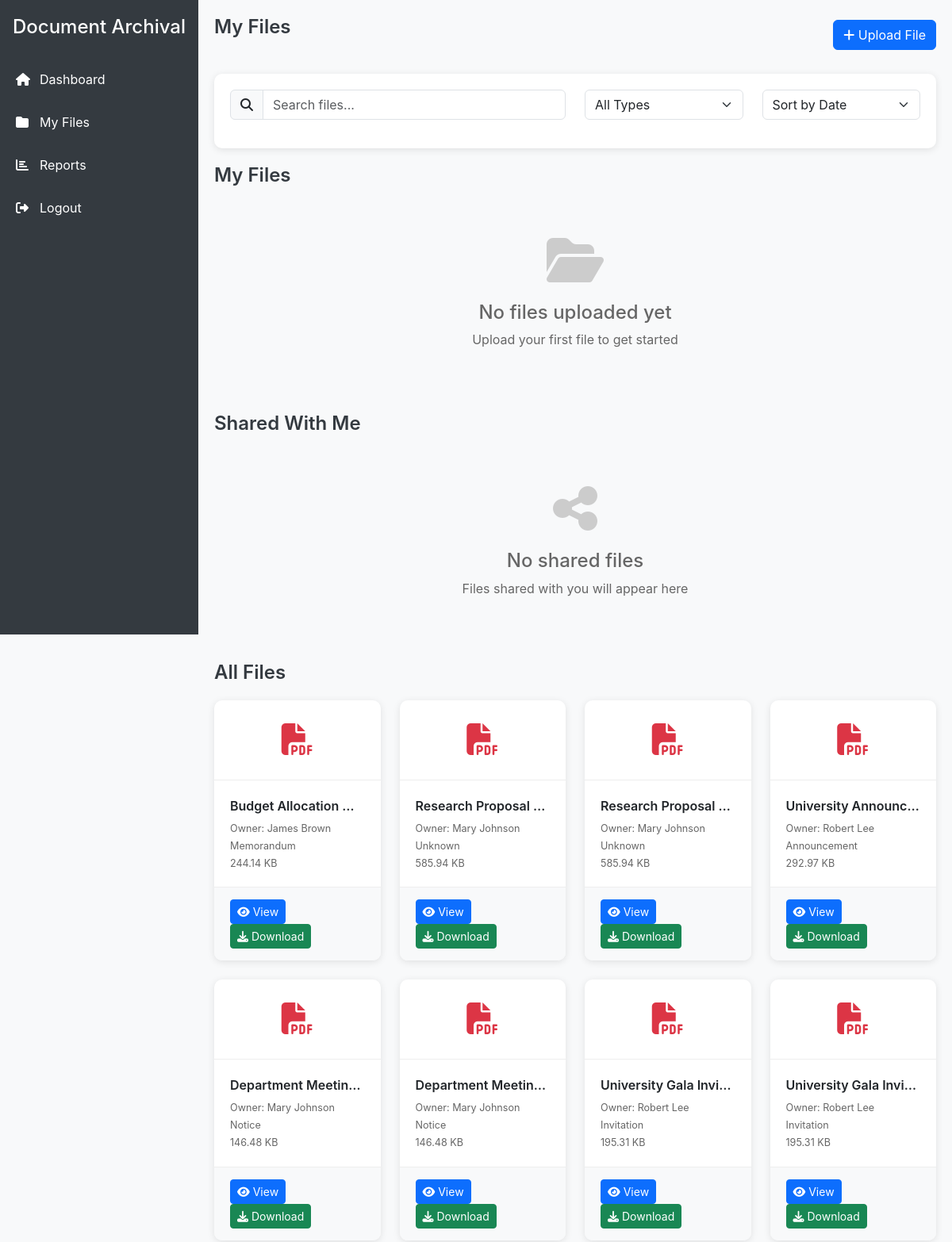
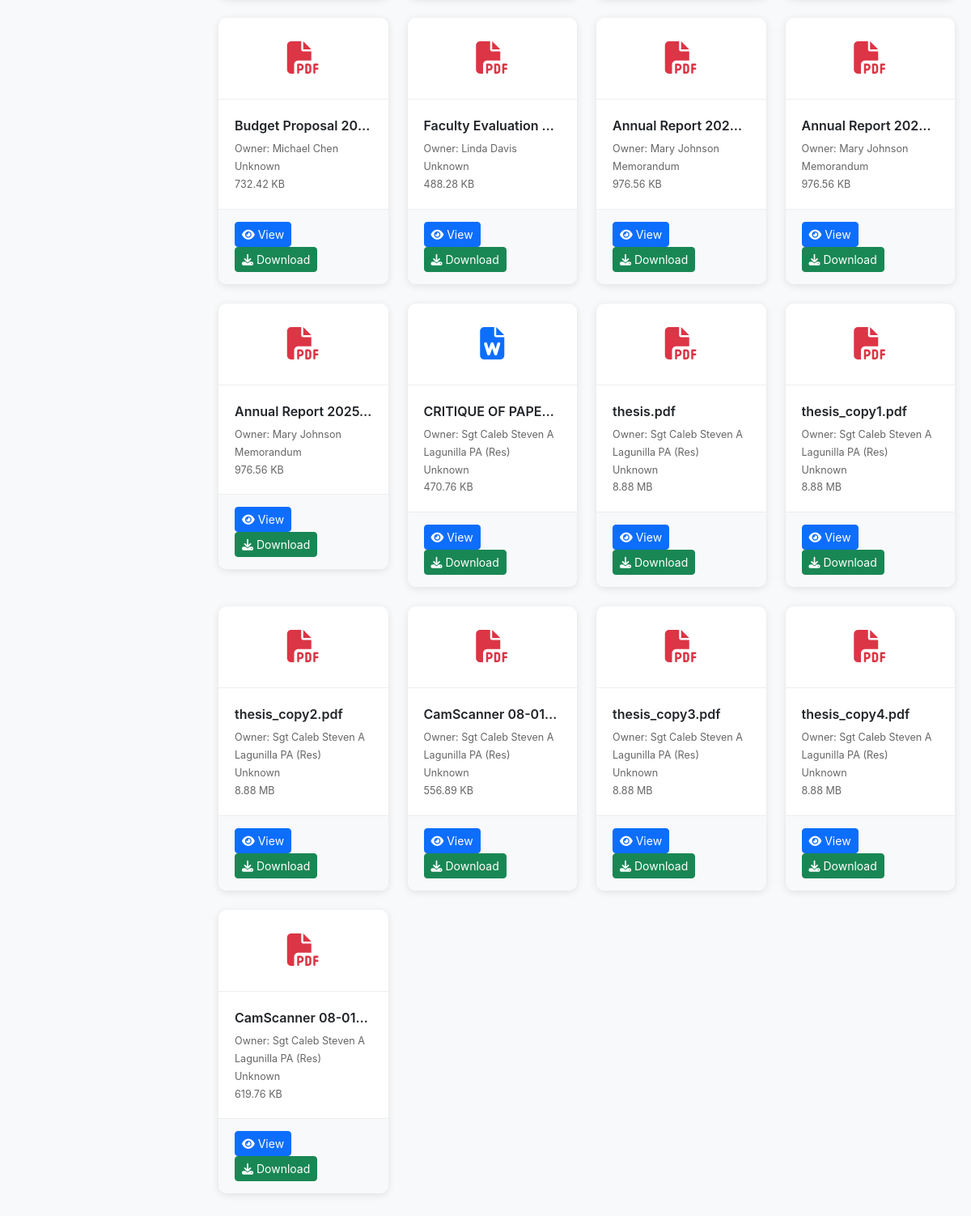
The app's page /dashboard_files.php (signed in) with its own data (2 pictures, top to bottom).
### tables this page shows
CREATE TABLE `files` (
  `file_id` int(11) NOT NULL AUTO_INCREMENT,
  `parent_file_id` int(11) DEFAULT NULL COMMENT 'Recursive reference to parent file (e.g., for versions or copies)',
  `file_name` varchar(255) NOT NULL COMMENT 'Name of the file',
  `meta_data` varchar(255) DEFAULT NULL COMMENT 'Optional metadata (e.g., description)',
  `user_id` int(11) NOT NULL COMMENT 'Uploader user ID',
  `upload_date` datetime DEFAULT NULL COMMENT 'File upload timestamp',
  `file_size` int(11) NOT NULL COMMENT 'File size in bytes',
  `file_type` enum('pdf','docx','txt') NOT NULL COMMENT 'File type (e.g., pdf, docx, txt)',
  `document_type_id` int(11) DEFAULT NULL COMMENT 'References document_types.document_type_id',
  `file_status` varchar(50) NOT NULL DEFAULT 'active' COMMENT 'Status (e.g., active, archived)',
  `physical_storage_path` varchar(100) DEFAULT NULL COMMENT 'Hierarchical storage path (e.g., C1/L1/B1/F1)',
  `storage_location` varchar(255) DEFAULT NULL COMMENT 'Physical location description (e.g., Archive Room 101)',
  `storage_capacity` int(11) DEFAULT NULL COMMENT 'Folder capacity (e.g., number of files)',
  `copy_type` varchar(50) DEFAULT NULL COMMENT 'Type of copy (e.g., copy, original)',
  `file_path` varchar(255) NOT NULL COMMENT 'File storage path',
  PRIMARY KEY (`file_id`),
  KEY `idx_parent_file` (`parent_file_id`),
  KEY `idx_user_id` (`user_id`),
  KEY `idx_document_type` (`document_type_id`),
  KEY `idx_physical_storage_path` (`physical_storage_path`),
  CONSTRAINT `fk_files_document_type` FOREIGN KEY (`document_type_id`) REFERENCES `document_types` (`document_type_id`) ON DELETE SET NULL,
  CONSTRAINT `fk_files_parent` FOREIGN KEY (`parent_file_id`) REFERENCES `files` (`file_id`) ON DELETE SET NULL ON UPDATE CASCADE,
  CONSTRAINT `fk_files_user` FOREIGN KEY (`user_id`) REFERENCES `users` (`user_id`) ON DELETE CASCADE,
  CONSTRAINT `chk_physical_storage_path` CHECK (`physical_storage_path` regexp '^[A-Z][0-9]+(/[A-Z][0-9]+){3}$')
);

CREATE TABLE `users` (
  `user_id` int(11) NOT NULL AUTO_INCREMENT,
  `username` varchar(255) NOT NULL COMMENT 'Unique username for login',
  `password` varchar(255) NOT NULL COMMENT 'Hashed password',
  `email` varchar(255) DEFAULT NULL COMMENT 'Unique email for user',
  `role` varchar(50) NOT NULL COMMENT 'User role (e.g., admin, user, client)',
  `profile_pic` blob DEFAULT NULL COMMENT 'Optional user profile picture',
  `position` int(11) NOT NULL DEFAULT 0 COMMENT 'Position or rank (0 for default)',
  `created_at` datetime DEFAULT NULL COMMENT 'Account creation timestamp',
  PRIMARY KEY (`user_id`),
  UNIQUE KEY `idx_username` (`username`),
  UNIQUE KEY `idx_email` (`email`)
);

CREATE TABLE `document_types` (
  `document_type_id` int(11) NOT NULL AUTO_INCREMENT,
  `type_name` varchar(50) NOT NULL COMMENT 'Name of the document type (e.g., Memorandum)',
  `field_name` varchar(50) NOT NULL COMMENT 'Field identifier for the document type',
  `field_label` varchar(255) NOT NULL COMMENT 'Human-readable label for the field',
  `field_type` enum('text','number','date','file') NOT NULL COMMENT 'Data type of the field',
  `is_required` tinyint(1) NOT NULL DEFAULT 0 COMMENT 'Whether the field is mandatory',
  PRIMARY KEY (`document_type_id`),
  KEY `idx_type_name` (`type_name`)
);

### dashboard_files.php (the view, shortened to what this page needs)
<?php
require 'db_connection.php';
$userId = $_SESSION['user_id'];
$stmt = $pdo->prepare("
    SELECT f.file_id, f.file_name, f.file_type, f.upload_date, f.file_size,
           f.copy_type, dtf.type_name AS document_type, u.username as owner,
           f.file_path, f.user_id as owner_id
    FROM files f
    LEFT JOIN document_types dtf ON f.document_type_id = dtf.document_type_id
    LEFT JOIN users u ON f.user_id = u.user_id
    WHERE f.file_status != 'deleted'
    ORDER BY f.upload_date DESC
");
$stmt->execute();
$allFiles = $stmt->fetchAll(PDO::FETCH_ASSOC);
$stmt = $pdo->prepare("
    SELECT f.file_id, f.file_name, f.file_type, f.upload_date, f.file_size,
           f.copy_type, dtf.type_name AS document_type, f.file_path
    FROM files f
    LEFT JOIN document_types dtf ON f.document_type_id = dtf.document_type_id
    WHERE f.user_id = ? AND f.file_status != 'deleted'
    ORDER BY f.upload_date DESC
");
$stmt->execute([$userId]);
$userFiles = $stmt->fetchAll(PDO::FETCH_ASSOC);
$stmt = $pdo->prepare("
    SELECT DISTINCT f.file_id, f.file_name, f.file_type, f.upload_date, f.file_size,
           f.copy_type, dtf.type_name AS document_type, u.username as owner,
           f.file_path
    FROM files f
    JOIN transactions t ON f.file_id = t.file_id
    LEFT JOIN document_types dtf ON f.document_type_id = dtf.document_type_id
    LEFT JOIN users u ON f.user_id = u.user_id
    WHERE t.user_id = ? AND t.transaction_type = 'file_sent'
    AND t.description IN ('pending', 'accepted')
    AND f.file_status != 'deleted'
    ORDER BY f.upload_date DESC
");
$stmt->execute([$userId]);
$sharedFiles = $stmt->fetchAll(PDO::FETCH_ASSOC);
function getFileIcon($filename) {
    $ext = strtolower(pathinfo($filename, PATHINFO_EXTENSION));
    $icons = [
        'pdf' => 'fas fa-file-pdf text-danger',
        'doc' => 'fas fa-file-word text-primary',
        'docx' => 'fas fa-file-word text-primary',
        'xls' => 'fas fa-file-excel text-success',
        'xlsx' => 'fas fa-file-excel text-success',
        'jpg' => 'fas fa-file-image text-warning',
        'jpeg' => 'fas fa-file-image text-warning',
        'png' => 'fas fa-file-image text-warning',
        'gif' => 'fas fa-file-image text-warning',
        'txt' => 'fas fa-file-alt text-secondary',
        'zip' => 'fas fa-file-archive text-info',
        'rar' => 'fas fa-file-archive text-info'
    ];
    return $icons[$ext] ?? 'fas fa-file text-muted';
}
function formatFileSize($bytes) {
    if ($bytes >= 1048576) return number_format($bytes / 1048576, 2) . ' MB';
    if ($bytes >= 1024) return number_format($bytes / 1024, 2) . ' KB';
    return $bytes . ' bytes';
}
?>
<!DOCTYPE html>
<html lang="en">
<head>
    <link rel="stylesheet" href="https://cdnjs.cloudflare.com/ajax/libs/font-awesome/6.4.2/css/all.min.css">
    <link rel="stylesheet" href="https://cdn.jsdelivr.net/npm/bootstrap@5.3.0/dist/css/bootstrap.min.css">
</head>
    <body>
        <div class="sidebar">
            <div class="px-3 mb-4">
                <h4 class="text-white">Document Archival</h4>
            </div>
            <ul class="nav flex-column">
                <li class="nav-item">
                    <a class="nav-link" href="dashboard.php">
                        <i class="fas fa-home"></i> Dashboard
                    </a>
                </li>
                <li class="nav-item">
                    <a class="nav-link active" href="dashboard_files.php">
                        <i class="fas fa-folder"></i> My Files
                    </a>
                </li>
                <li class="nav-item">
                    <a class="nav-link" href="my-report.php">
                        <i class="fas fa-chart-bar"></i> Reports
                    </a>
                </li>
                <li class="nav-item">
                    <a class="nav-link" href="logout.php">
                        <i class="fas fa-sign-out-alt"></i> Logout
                    </a>
                </li>
            </ul>
        </div>
        <div class="main-content">
            <div class="d-flex justify-content-between align-items-center mb-4">
                <h1 class="section-title">My Files</h1>
                <button class="btn btn-primary" onclick="openUploadModal()">
                    <i class="fas fa-plus"></i> Upload File
                </button>
            </div>
            <div class="search-section">
                <div class="row">
                    <div class="col-md-6">
                        <div class="input-group mb-3">
                            <span class="input-group-text"><i class="fas fa-search"></i></span>
                            <input type="text" class="form-control" id="searchInput" placeholder="Search files...">
                        </div>
                    </div>
                    <div class="col-md-3">
                        <select class="form-select" id="typeFilter">
                            <option value="">All Types</option>
                        </select>
                    </div>
                    <div class="col-md-3">
                        <select class="form-select" id="sortBy">
                            <option value="date">Sort by Date</option>
                        </select>
                    </div>
                </div>
            </div>
            <div class="row">
                <div class="col-12 mb-4">
                    <h2 class="section-title">My Files</h2>
                    <div class="row" id="myFilesContainer">
                        <?php if (empty($userFiles)): ?>
                            <div class="col-12">
                                <div class="empty-state">
                                    <i class="fas fa-folder-open"></i>
                                    <h4>No files uploaded yet</h4>
                                    <p>Upload your first file to get started</p>
                                </div>
                            </div>
                        <?php endif; ?>
                    </div>
                </div>
                <div class="col-12 mb-4">
                    <h2 class="section-title">Shared With Me</h2>
                    <div class="row" id="sharedFilesContainer">
                        <?php if (empty($sharedFiles)): ?>
                            <div class="col-12">
                                <div class="empty-state">
                                    <i class="fas fa-share-alt"></i>
                                    <h4>No shared files</h4>
                                    <p>Files shared with you will appear here</p>
                                </div>
                            </div>
                        <?php endif; ?>
                    </div>
                </div>
                <div class="col-12 mb-4">
                    <h2 class="section-title">All Files</h2>
                    <div class="row" id="allFilesContainer">
                        <?php if (empty($allFiles)): ?>
                            <div class="col-12">
                                <div class="empty-state">
                                    <i class="fas fa-folder-open"></i>
                                    <h4>No files available</h4>
                                    <p>Files will appear here when uploaded</p>
                                </div>
                            </div>
                        <?php else: ?>
                            <?php foreach ($allFiles as $file): ?>
                                <div class="col-md-4 col-lg-3 mb-4">
                                    <div class="file-card">
                                        <div class="file-icon">
                                            <i class="<?= getFileIcon($file['file_name']) ?>"></i>
                                        </div>
                                        <div class="file-info">
                                            <div class="file-name" title="<?= htmlspecialchars($file['file_name']) ?>">
                                                <?= htmlspecialchars(substr($file['file_name'], 0, 25)) . (strlen($file['file_name']) > 25 ? '...' : '') ?>
                                            </div>
                                            <div class="file-meta">
                                                <small>Owner: <?= htmlspecialchars($file['owner']) ?></small><br>
                                                <small><?= htmlspecialchars($file['document_type'] ?? 'Unknown') ?></small><br>
                                                <small><?= formatFileSize($file['file_size']) ?></small>
                                            </div>
                                        </div>
                                        <div class="file-actions">
                                            <button class="btn btn-sm btn-primary" onclick="viewFile(<?= $file['file_id'] ?>)">
                                                <i class="fas fa-eye"></i> View
                                            </button>
                                            <button class="btn btn-sm btn-success" onclick="downloadFile(<?= $file['file_id'] ?>)">
                                                <i class="fas fa-download"></i> Download
                                            </button>
                                        </div>
                                    </div>
                                </div>
                            <?php endforeach; ?>
                        <?php endif; ?>
                    </div>
                </div>
            </div>
        </div>
    </body>
</html>

### dashboard_files.php (style rules this page uses)
:root { --primary-color: #007bff; --secondary-color: #6c757d; --success-color: #28a745; --danger-color: #dc3545; --warning-color: #ffc107; --info-color: #17a2b8; --light-color: #f8f9fa; --dark-color: #343a40; }
body { background-color: #f8f9fa; font-family: -apple-system, BlinkMacSystemFont, 'Segoe UI', Roboto, 'Helvetica Neue', Arial, sans-serif; }
.sidebar { position: fixed; top: 0; left: 0; height: 100vh; width: 250px; background: var(--dark-color); padding-top: 20px; z-index: 1000; transition: all 0.3s; }
.sidebar .nav-link { color: #fff; padding: 15px 20px; border-radius: 0; transition: all 0.3s; display: flex; align-items: center; }
.sidebar .nav-link i { margin-right: 10px; width: 20px; }
.main-content { margin-left: 250px; padding: 20px; transition: all 0.3s; }
.file-card { background: white; border-radius: 10px; box-shadow: 0 2px 10px rgba(0,0,0,0.1); transition: transform 0.3s, box-shadow 0.3s; overflow: hidden; }
.file-icon { font-size: 2.5rem; padding: 20px; text-align: center; }
.file-info { padding: 20px; border-top: 1px solid #eee; }
.file-name { font-weight: 600; margin-bottom: 5px; white-space: nowrap; overflow: hidden; text-overflow: ellipsis; }
.file-meta { font-size: 0.9rem; color: #666; }
.file-actions { padding: 15px 20px; background: #f8f9fa; border-top: 1px solid #eee; }
.search-section { background: white; border-radius: 10px; padding: 20px; margin-bottom: 20px; box-shadow: 0 2px 10px rgba(0,0,0,0.1); }
.section-title { font-size: 1.5rem; font-weight: 600; margin-bottom: 20px; color: var(--dark-color); }
.empty-state { text-align: center; padding: 40px; color: #666; }
.empty-state i { font-size: 4rem; margin-bottom: 20px; color: #ccc; }

### records on screen
files: file_name "Budget Allocation…", user.username "James Brown", document_type.type_name "Memorandum", file_size "244.14 KB"
files: file_name "Research Proposal…", user.username "Mary Johnson", document_type "Unknown", file_size "585.94 KB"
files: file_name "Research Proposal…", user.username "Mary Johnson", document_type "Unknown", file_size "585.94 KB"
files: file_name "University Announc…", user.username "Robert Lee", document_type.type_name "Announcement", file_size "292.97 KB"
files: file_name "Department Meetin…", user.username "Mary Johnson", document_type.type_name "Notice", file_size "146.48 KB"
files: file_name "Department Meetin…", user.username "Mary Johnson", document_type.type_name "Notice", file_size "146.48 KB"
files: file_name "University Gala Invi…", user.username "Robert Lee", document_type.type_name "Invitation", file_size "195.31 KB"
files: file_name "University Gala Invi…", user.username "Robert Lee", document_type.type_name "Invitation", file_size "195.31 KB"
files: file_name "Budget Proposal 20…", user.username "Michael Chen", document_type "Unknown", file_size "732.42 KB"
files: file_name "Faculty Evaluation…", user.username "Linda Davis", document_type "Unknown", file_size "488.28 KB"
files: file_name "Annual Report 2025…", user.username "Mary Johnson", document_type.type_name "Memorandum", file_size "976.56 KB"
files: file_name "Annual Report 2025…", user.username "Mary Johnson", document_type.type_name "Memorandum", file_size "976.56 KB"
files: file_name "Annual Report 2025…", user.username "Mary Johnson", document_type.type_name "Memorandum", file_size "976.56 KB"
files: file_name "CRITIQUE OF PAPE…", user.username "Sgt Caleb Steven A Lagunilla PA (Res)", document_type "Unknown", file_size "470.76 KB"
files: file_name "thesis.pdf", user.username "Sgt Caleb Steven A Lagunilla PA (Res)", document_type "Unknown", file_size "8.88 MB"
files: file_name "thesis_copy1.pdf", user.username "Sgt Caleb Steven A Lagunilla PA (Res)", document_type "Unknown", file_size "8.88 MB"
files: file_name "thesis_copy2.pdf", user.username "Sgt Caleb Steven A Lagunilla PA (Res)", document_type "Unknown", file_size "8.88 MB"
files: file_name "CamScanner 08-01…", user.username "Sgt Caleb Steven A Lagunilla PA (Res)", document_type "Unknown", file_size "556.89 KB"
files: file_name "thesis_copy3.pdf", user.username "Sgt Caleb Steven A Lagunilla PA (Res)", document_type "Unknown", file_size "8.88 MB"
files: file_name "thesis_copy4.pdf", user.username "Sgt Caleb Steven A Lagunilla PA (Res)", document_type "Unknown", file_size "8.88 MB"
files: file_name "CamScanner 08-01…", user.username "Sgt Caleb Steven A Lagunilla PA (Res)", document_type "Unknown", file_size "619.76 KB"
